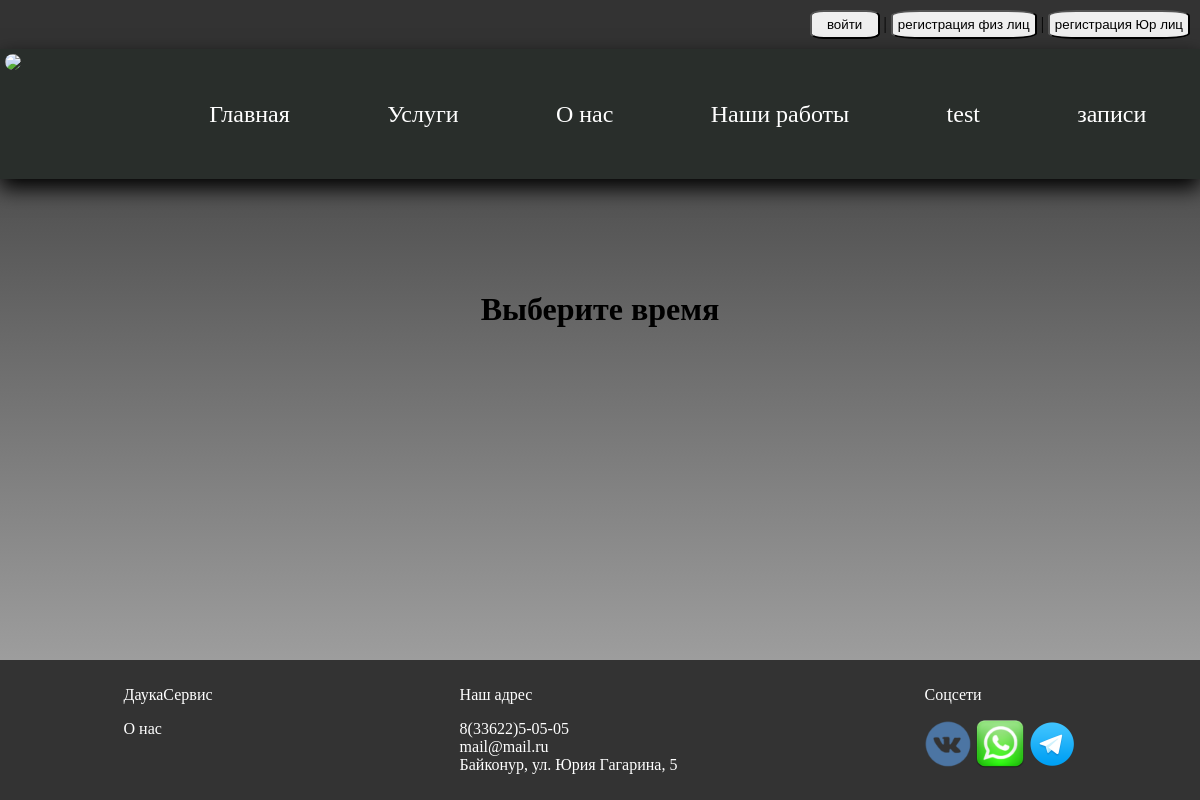
The page /calendar_events on the database as committed earlier.
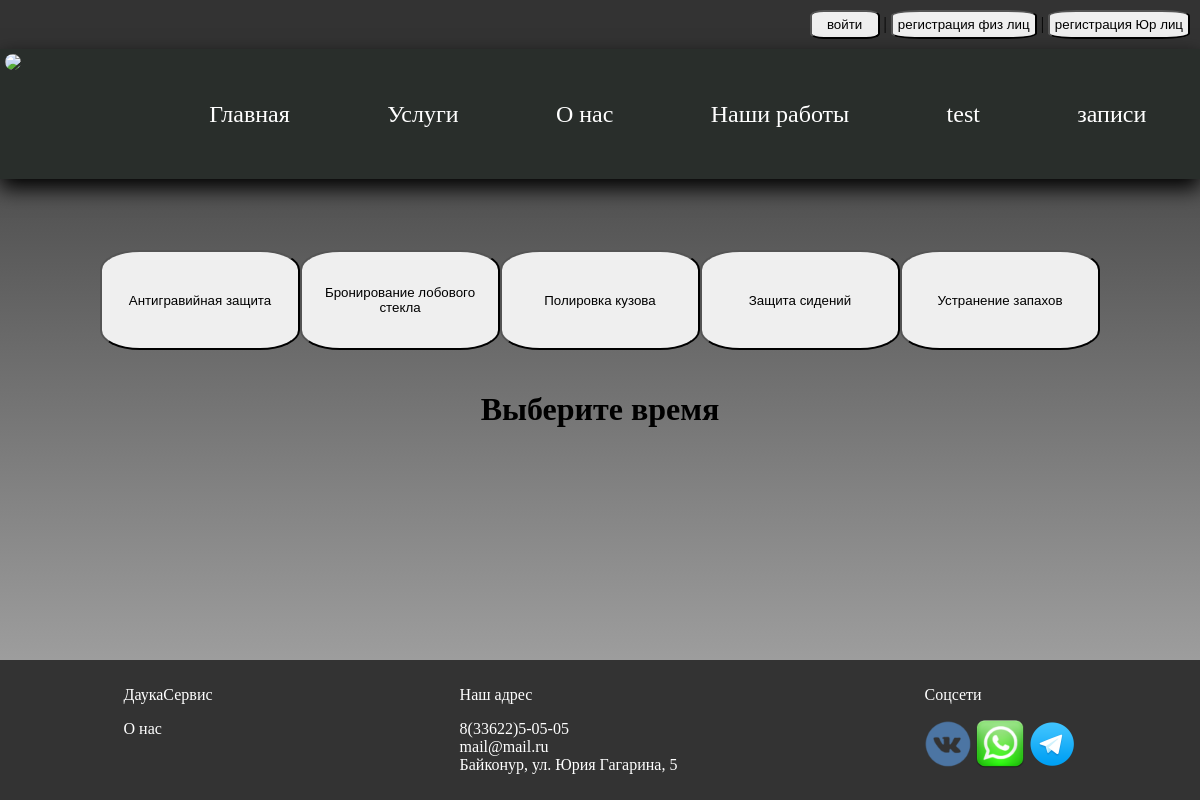
The same page on the database as committed later.
### autoService/models.py (models this page shows)
class Service(models.Model):
    title = models.CharField('название услуги', max_length=100)
    description = models.TextField('описание')
    group = models.ForeignKey(GroupService, verbose_name='группа', on_delete=models.CASCADE)
    user = models.ManyToManyField(CustomUser, verbose_name='Мастера', related_name='services')
    class Meta:
        verbose_name = 'Услуга'
        verbose_name_plural = 'Услуги'
    def __str__(self):
        return self.title

### autoService/views.py (the view)
# urls.py: path('calendar_events', calendar_events, name='calendar_events'),
def calendar_events(request):
    services = Service.objects.all()
    context = {
        'services': services,
    }
    return render(request, 'calendar_events_new.html', context)

### userManager/views.py (called while the page is built)
def auth_form_processor(request):
    creating_form = UserForm()
    auth_form = AuthenticationForm()
    creating_form_legal = LegalEntity()
    return {
        'creating_form': creating_form,
        'auth_form': auth_form,
        'creating_form_legal': creating_form_legal,
    }

### templates/calendar_events_new.html (shortened to what this page needs)
{% extends 'base.html' %}
{% block content %}
<div class="d-flex f-wrap" style="margin-top: 50px; justify-content:center;">
    {% for service in services %}
    <div class="tile">
        <button class="tile__btn" onclick="loadCalendar('{{service.id}}')">{{service}}</button>
    </div>
    {% endfor %}
</div>
<h1>Выберите время</h1>
{% endblock %}

Rows that differ between the two databases and show on the page:
added Service: title "Антигравийная защита"
added Service: title "Бронирование лобового стекла"
added Service: title "Полировка кузова"
added Service: title "Защита сидений"
added Service: title "Устранение запахов"
